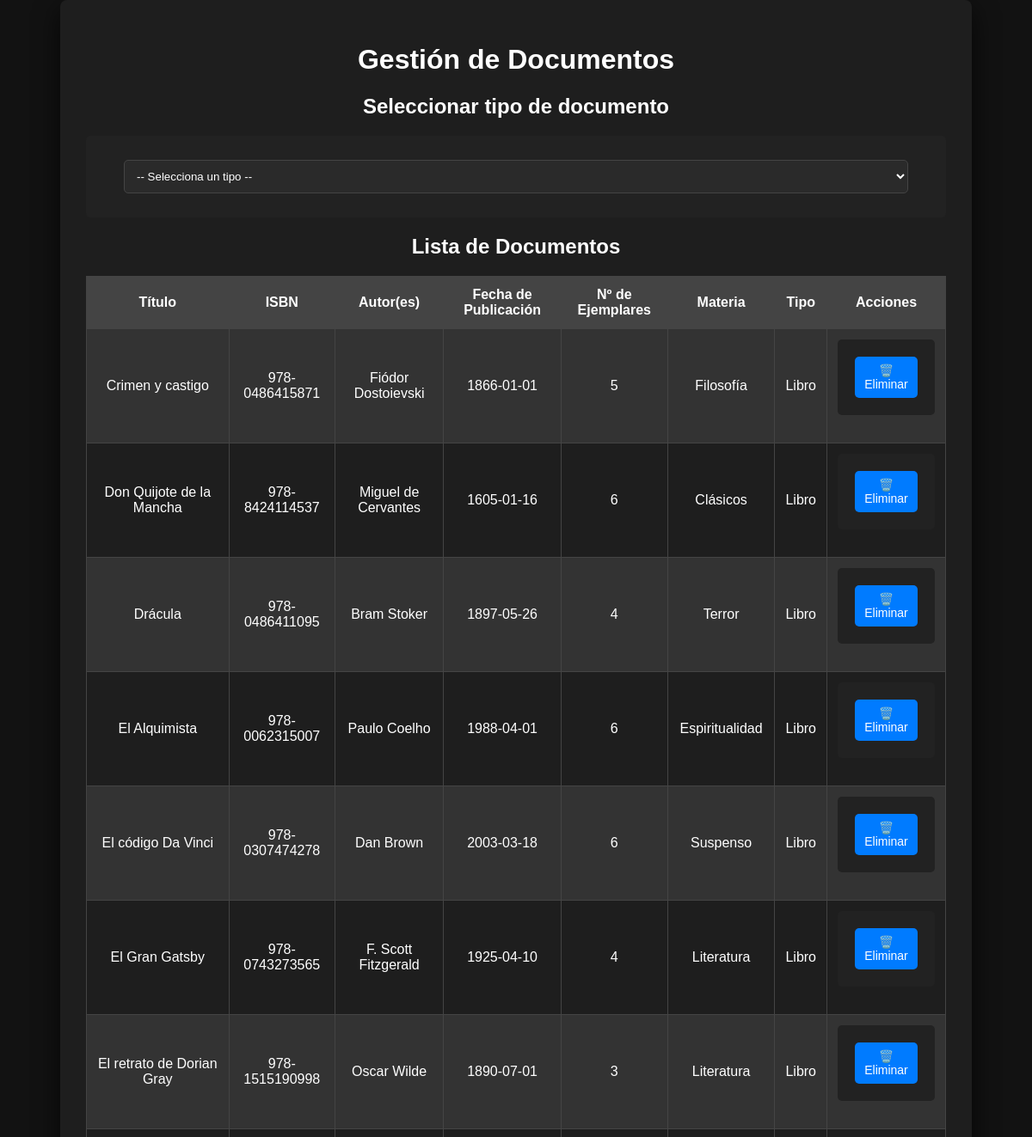
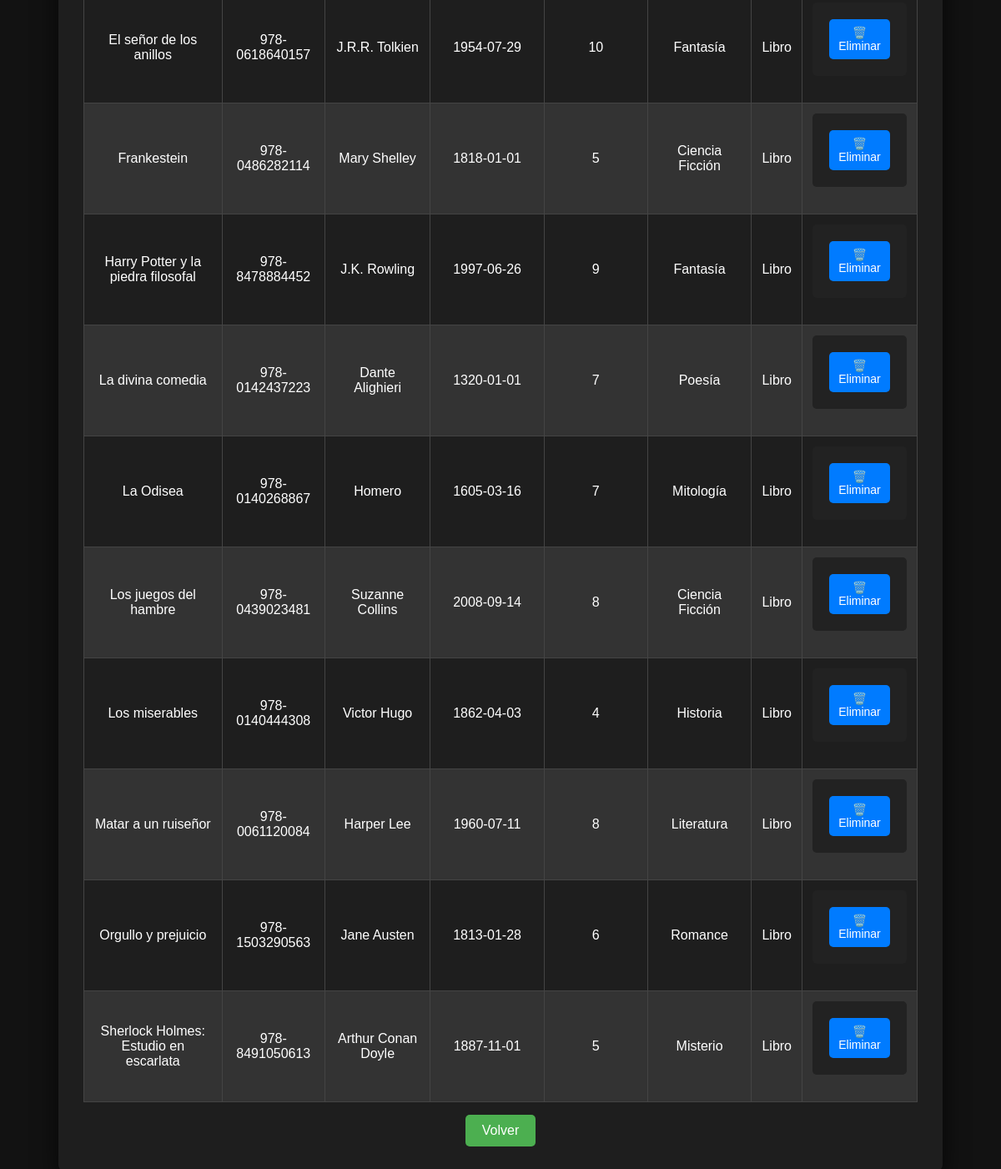
The page /views/gestionarDocumentos.php (signed in) on the database its author committed (2 pictures, top to bottom).
### tables this page shows
CREATE TABLE `Documentos` (
  `Titulo` varchar(50) NOT NULL,
  `ISBN` varchar(20) DEFAULT NULL,
  `ListaAutores` varchar(100) DEFAULT NULL,
  `FechaPublicacion` date DEFAULT NULL,
  `NumEjemplares` int DEFAULT NULL,
  `Descripcion` varchar(100) DEFAULT NULL,
  `Materia` varchar(25) DEFAULT NULL
);

### models/database.php (called while the page is built)
<?php
class Database {
    private $host = 'localhost';
    private $db_name = 'Biblioteca';
    private $username = 'root';
    private $password = 'root1';
    private $pdo;
    public function __construct() {
        try {
            $dsn = "mysql:host={$this->host};dbname={$this->db_name};charset=utf8mb4";
            $this->pdo = new PDO($dsn, $this->username, $this->password);
            $this->pdo->setAttribute(PDO::ATTR_ERRMODE, PDO::ERRMODE_EXCEPTION);
            $this->pdo->setAttribute(PDO::ATTR_DEFAULT_FETCH_MODE, PDO::FETCH_ASSOC);
        } catch (PDOException $e) {
            die("Error de conexión a la base de datos: " . $e->getMessage());
        }
    }
    public function getConnection() {
        return $this->pdo;
    }
}
?>

### controller/DocumentosController.php (called while the page is built, shortened)
<?php
require_once "../models/database.php";
class DocumentosController {
    private $conexion;
    public function __construct() {
        try {
            $baseDatos = new Database();
            $this->conexion = $baseDatos->getConnection();
        } catch (PDOException $e) {
            die("❌ Error de conexión a la base de datos: " . $e->getMessage());
        }
    }
    public function obtenerDocumentos() {
        try {
            $sql = "SELECT d.*,
                        CASE
                            WHEN l.Titulo IS NOT NULL THEN 'Libro'
                            WHEN r.Titulo IS NOT NULL THEN 'Revista'
                            WHEN m.Titulo IS NOT NULL THEN 'Multimedia'
                        END AS Tipo
                    FROM Documentos d
                    LEFT JOIN Libros l ON d.Titulo = l.Titulo
                    LEFT JOIN Revistas r ON d.Titulo = r.Titulo
                    LEFT JOIN Multimedia m ON d.Titulo = m.Titulo";
            $stmt = $this->conexion->prepare($sql);
            $stmt->execute();
            return $stmt->fetchAll(PDO::FETCH_ASSOC);
        } catch (PDOException $e) {
            die("❌ Error al obtener documentos: " . $e->getMessage());
        }
    }
}
?>

### views/gestionarDocumentos.php (the view, shortened to what this page needs)
<?php
require_once "../controller/DocumentosController.php";
$controller = new DocumentosController();
$documentos = $controller->obtenerDocumentos();
?>
<!DOCTYPE html>
<html lang="es">
<head>
    <link rel="stylesheet" href="../assets/css/estilosGestionDocumentos.css">
</head>
<body>
<div class="container">
    <h1>Gestión de Documentos</h1>
    <h2>Seleccionar tipo de documento</h2>
    <form method="POST">
        <select name="tipo_documento" required onchange="this.form.submit()">
            <option value="">-- Selecciona un tipo --</option>
        </select>
    </form>
    <h2>Lista de Documentos</h2>
    <table>
        <tr>
            <th>Título</th>
            <th>ISBN</th>
            <th>Autor(es)</th>
            <th>Fecha de Publicación</th>
            <th>Nº de Ejemplares</th>
            <th>Materia</th>
            <th>Tipo</th>
            <th>Acciones</th>
        </tr>
        <?php foreach ($documentos as $doc): ?>
        <tr>
            <td><?php echo htmlspecialchars($doc["Titulo"]); ?></td>
            <td><?php echo htmlspecialchars($doc["ISBN"]); ?></td>
            <td><?php echo htmlspecialchars($doc["ListaAutores"]); ?></td>
            <td><?php echo htmlspecialchars($doc["FechaPublicacion"]); ?></td>
            <td><?php echo htmlspecialchars($doc["NumEjemplares"]); ?></td>
            <td><?php echo htmlspecialchars($doc["Materia"]); ?></td>
            <td><?php echo htmlspecialchars($doc["Tipo"]); ?></td>
            <td>
                <form action="../controller/DocumentosController.php" method="POST">
                    <button type="submit" name="accion" value="eliminar" onclick="return confirm('¿Eliminar este documento?')">🗑️ Eliminar</button>
                </form>
            </td>
        </tr>
        <?php endforeach; ?>
    </table>
    <a href="panelAdministrador.php" class="volver-btn">Volver</a>
</div>
</body>
</html>

### assets/css/estilosGestionDocumentos.css (style rules this page uses)
body { font-family: Arial, sans-serif; background-color: #121212; color: white; margin: 0; padding: 0; display: flex; justify-content: center; align-items: center; min-height: 100vh; }
.container { background-color: #1e1e1e; border-radius: 8px; padding: 30px; width: 90%; max-width: 1000px; box-shadow: 0 10px 30px rgba(0, 0, 0, 0.7); text-align: center; }
form { background-color: #222; padding: 20px; border-radius: 5px; margin-bottom: 20px; }
input, select { width: 95%; padding: 10px; margin: 8px 0; border: 1px solid #444; border-radius: 5px; background-color: #2a2a2a; color: white; }
button { background-color: #007BFF; color: white; padding: 12px; border: none; border-radius: 5px; font-size: 16px; cursor: pointer; transition: background-color 0.3s ease, transform 0.2s; width: 100%; }
table { width: 100%; border-collapse: collapse; margin-top: 20px; }
th, td { padding: 12px; text-align: center; border: 1px solid #444; }
th { background-color: #444; }
tr:nth-child(even) { background-color: #333; }
td form { display: flex; flex-direction: column; gap: 5px; }
td form button { width: 100%; padding: 8px; font-size: 14px; }
.volver-btn { display: inline-block; padding: 10px 20px; background-color: #4CAF50; color: white; font-size: 16px; text-align: center; text-decoration: none; border-radius: 5px; transition: background-color 0.3s; margin-top: 15px; }

### rows shown on the page
documentos: Titulo "Crimen y castigo", ISBN "978-0486415871", ListaAutores "Fiódor Dostoievski", FechaPublicacion "1866-01-01", NumEjemplares "5", Materia "Filosofía", Tipo "Libro"
documentos: Titulo "Don Quijote de la Mancha", ISBN "978-8424114537", ListaAutores "Miguel de Cervantes", FechaPublicacion "1605-01-16", NumEjemplares "6", Materia "Clásicos", Tipo "Libro"
documentos: Titulo "Drácula", ISBN "978-0486411095", ListaAutores "Bram Stoker", FechaPublicacion "1897-05-26", NumEjemplares "4", Materia "Terror", Tipo "Libro"
documentos: Titulo "El Alquimista", ISBN "978-0062315007", ListaAutores "Paulo Coelho", FechaPublicacion "1988-04-01", NumEjemplares "6", Materia "Espiritualidad", Tipo "Libro"
documentos: Titulo "El código Da Vinci", ISBN "978-0307474278", ListaAutores "Dan Brown", FechaPublicacion "2003-03-18", NumEjemplares "6", Materia "Suspenso", Tipo "Libro"
documentos: Titulo "El Gran Gatsby", ISBN "978-0743273565", ListaAutores "F. Scott Fitzgerald", FechaPublicacion "1925-04-10", NumEjemplares "4", Materia "Literatura", Tipo "Libro"
documentos: Titulo "El retrato de Dorian Gray", ISBN "978-1515190998", ListaAutores "Oscar Wilde", FechaPublicacion "1890-07-01", NumEjemplares "3", Materia "Literatura", Tipo "Libro"
documentos: Titulo "El señor de los anillos", ISBN "978-0618640157", ListaAutores "J.R.R. Tolkien", FechaPublicacion "1954-07-29", NumEjemplares "10", Materia "Fantasía", Tipo "Libro"
documentos: Titulo "Frankestein", ISBN "978-0486282114", ListaAutores "Mary Shelley", FechaPublicacion "1818-01-01", NumEjemplares "5", Materia "Ciencia Ficción", Tipo "Libro"
documentos: Titulo "Harry Potter y la piedra filosofal", ISBN "978-8478884452", ListaAutores "J.K. Rowling", FechaPublicacion "1997-06-26", NumEjemplares "9", Materia "Fantasía", Tipo "Libro"
documentos: Titulo "La divina comedia", ISBN "978-0142437223", ListaAutores "Dante Alighieri", FechaPublicacion "1320-01-01", NumEjemplares "7", Materia "Poesía", Tipo "Libro"
documentos: Titulo "La Odisea", ISBN "978-0140268867", ListaAutores "Homero", FechaPublicacion "1605-03-16", NumEjemplares "7", Materia "Mitología", Tipo "Libro"
documentos: Titulo "Los juegos del hambre", ISBN "978-0439023481", ListaAutores "Suzanne Collins", FechaPublicacion "2008-09-14", NumEjemplares "8", Materia "Ciencia Ficción", Tipo "Libro"
documentos: Titulo "Los miserables", ISBN "978-0140444308", ListaAutores "Victor Hugo", FechaPublicacion "1862-04-03", NumEjemplares "4", Materia "Historia", Tipo "Libro"
documentos: Titulo "Matar a un ruiseñor", ISBN "978-0061120084", ListaAutores "Harper Lee", FechaPublicacion "1960-07-11", NumEjemplares "8", Materia "Literatura", Tipo "Libro"
documentos: Titulo "Orgullo y prejuicio", ISBN "978-1503290563", ListaAutores "Jane Austen", FechaPublicacion "1813-01-28", NumEjemplares "6", Materia "Romance", Tipo "Libro"
documentos: Titulo "Sherlock Holmes: Estudio en escarlata", ISBN "978-8491050613", ListaAutores "Arthur Conan Doyle", FechaPublicacion "1887-11-01", NumEjemplares "5", Materia "Misterio", Tipo "Libro"
